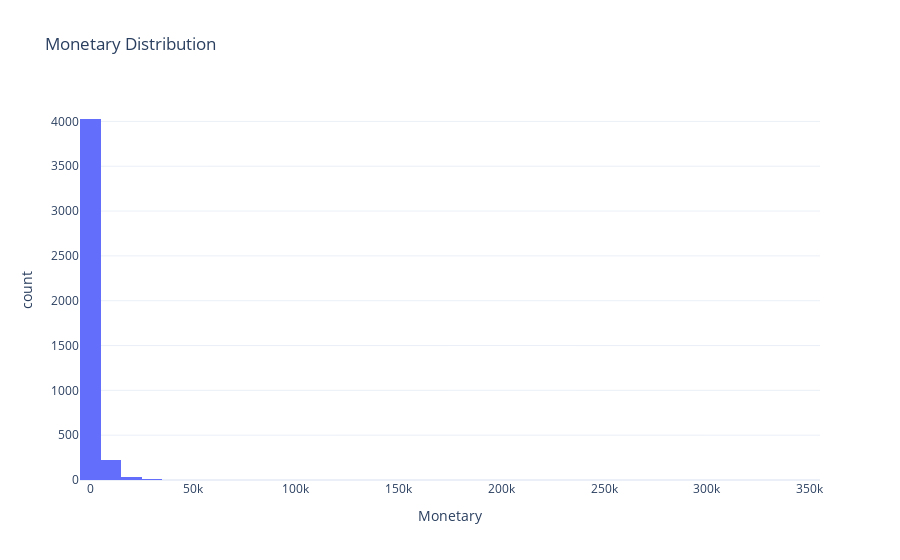

The cell this chart's notebook holds for it:
### Markdown cell above
ANALYSE DES DISTRIBUTIONS (AVANT CLUSTERING)

### Code cell
# Création d'un histogramme de distribution de la valeur monétaire des clients (M)
fig = px.histogram(
    rfm,                        # DataFrame RFM contenant les scores clients
    x='Monetary',               # Variable à distribuer : montant total dépensé par client
    nbins=50,                   # Nombre d'intervalles pour la distribution
    title='Monetary Distribution'  # Titre du graphique
)

# Application du thème visuel épuré avec fond blanc
fig.update_layout(template="plotly_white")

fig.write_image("../reports/figures/Monetary_Distribution.png")
# Affichage interactif du graphique
fig.show()

### Figure 1 — Plotly figure (JSON) as saved in the notebook; plotly's stock layout.template omitted (floating-point values rounded to 4 significant figures; data arrays with more than 128 entries replaced by an {"elided": "..."} marker saying what was removed)
{"data": [{"bingroup": "x", "hovertemplate": "Monetary=%{x}<br>count=%{y}<extra></extra>", "legendgroup": "", "marker": {"color": "#636efa", "pattern": {"shape": ""}}, "name": "", "nbinsx": 50, "orientation": "v", "showlegend": false, "type": "histogram", "x": {"elided": "4312 float values"}, "xaxis": "x", "yaxis": "y"}], "layout": {"barmode": "relative", "legend": {"tracegroupgap": 0}, "title": {"text": "Monetary Distribution"}, "xaxis": {"anchor": "y", "domain": [0, 1], "title": {"text": "Monetary"}}, "yaxis": {"anchor": "x", "domain": [0, 1], "title": {"text": "count"}}}}
